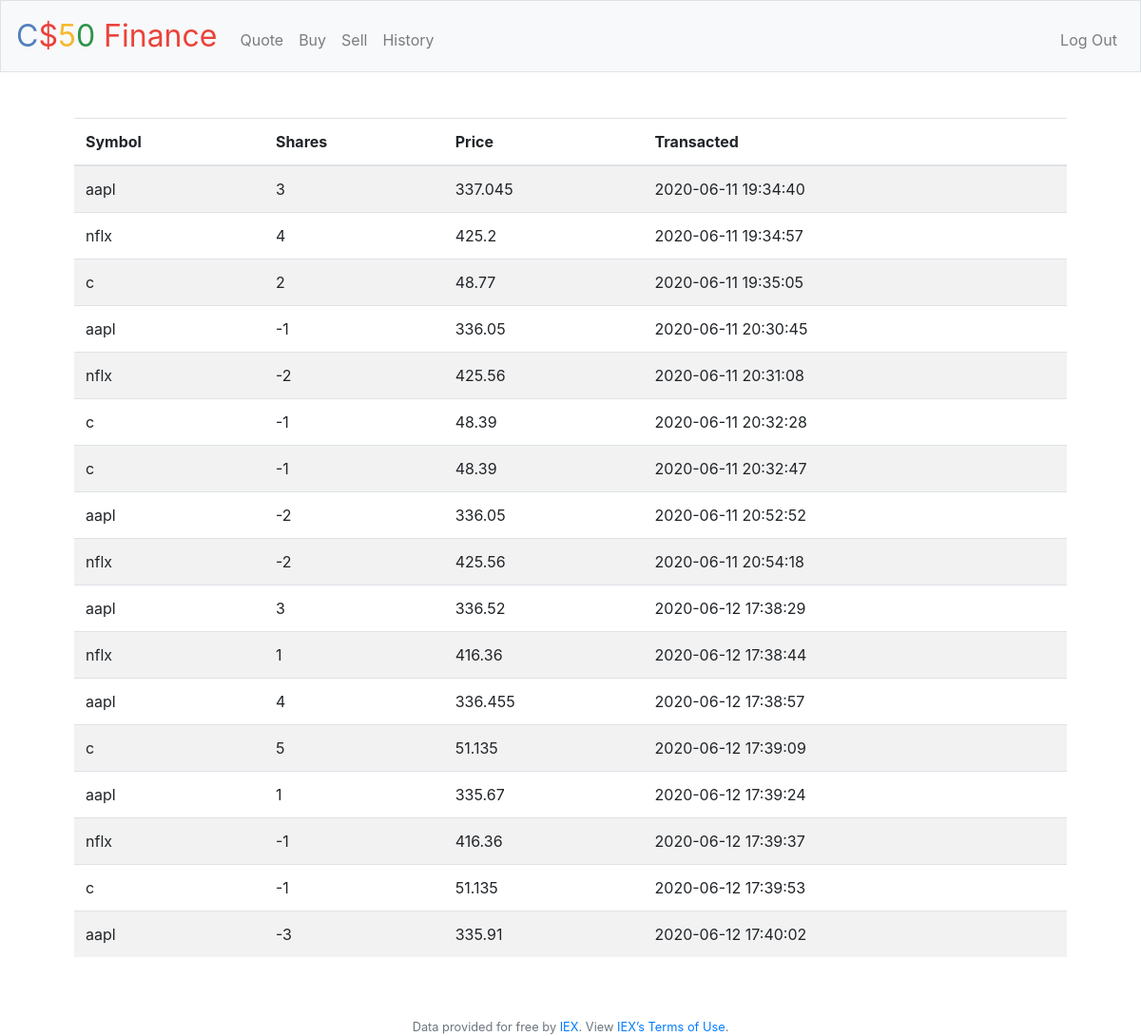
Screenshot of /history (signed in) with the database file from the repository.
### tables this page shows
CREATE TABLE transacs (symbol text NOT NULL, shares INT NOT NULL, price numeric NOT NULL, date text DEFAULT CURRENT_TIMESTAMP NOT NULL, users_id INT NOT NULL, FOREIGN KEY (users_id) REFERENCES users(id));

### application.py (the view)
@app.route("/history")
@login_required
def history():
    data = db.execute("SELECT symbol, shares, price, date FROM transacs WHERE users_id = :id;",
                 id = session["user_id"])
    return render_template("history.html", data = data)

### application.py (called while the page is built)
@app.after_request
def after_request(response):
    response.headers["Cache-Control"] = "no-cache, no-store, must-revalidate"
    response.headers["Expires"] = 0
    response.headers["Pragma"] = "no-cache"
    return response

### helpers.py (called while the page is built)
def login_required(f):
    @wraps(f)
    def decorated_function(*args, **kwargs):
        if session.get("user_id") is None:
            return redirect("/login")
        return f(*args, **kwargs)
    return decorated_function

### templates/history.html (shortened to what this page needs)
{% extends "layout.html" %}
{% block main %}
     <table class="table table-striped">
        <thead>
            <tr>
                <th>Symbol</th>
                <th>Shares</th>
                <th>Price</th>
                <th>Transacted</th>
            </tr>
        </thead>
        <tbody>
                    {% for dicts in data %}
                    <tr>
                        {% for values in dicts %}
                            <td>{{ dicts[values] }}</td>
                        {% endfor %}
                    </tr>
                    {% endfor %}
        </tbody>
    </table>
{% endblock %}

### templates/layout.html (shortened to what this page needs)
<!DOCTYPE html>
<html lang="en">
    <head>
        <link href="https://maxcdn.bootstrapcdn.com/bootstrap/4.1.3/css/bootstrap.min.css" rel="stylesheet">
        <link href="/static/styles.css" rel="stylesheet">
    </head>
    <body>
        <nav class="navbar navbar-expand-md navbar-light bg-light border">
            <a class="navbar-brand" href="/"><span class="blue">C</span><span class="red">$</span><span class="yellow">5</span><span class="green">0</span> <span class="red">Finance</span></a>
            <div class="collapse navbar-collapse" id="navbar">
                {% if session.user_id %}
                    <ul class="navbar-nav mr-auto mt-2">
                        <li class="nav-item"><a class="nav-link" href="/quote">Quote</a></li>
                        <li class="nav-item"><a class="nav-link" href="/buy">Buy</a></li>
                        <li class="nav-item"><a class="nav-link" href="/sell">Sell</a></li>
                        <li class="nav-item"><a class="nav-link" href="/history">History</a></li>
                    </ul>
                    <ul class="navbar-nav ml-auto mt-2">
                        <li class="nav-item"><a class="nav-link" href="/logout">Log Out</a></li>
                    </ul>
                {% else %}
                    <ul class="navbar-nav ml-auto mt-2">
                        <li class="nav-item"><a class="nav-link" href="/register">Register</a></li>
                        <li class="nav-item"><a class="nav-link" href="/login">Log In</a></li>
                    </ul>
                {% endif %}
            </div>
        </nav>
        <main class="container p-5">
            {% block main %}{% endblock %}
        </main>
        <footer class="small text-center text-muted">
            Data provided for free by <a href="https://iextrading.com/developer">IEX</a>. View <a href="https://iextrading.com/api-exhibit-a/">IEX’s Terms of Use</a>.
        </footer>
    </body>
</html>

### static/styles.css (style rules this page uses)
nav .navbar-brand { font-size: xx-large; }
nav .navbar-brand .blue { color: #537fbe; }
nav .navbar-brand .red { color: #ea433b; }
nav .navbar-brand .yellow { color: #f5b82e; }
nav .navbar-brand .green { color: #2e944b; }
main { overflow-x: auto; text-align: center; }
th, td { text-align: left; }

### rows the page displays
transacs: symbol "aapl" "3" "337.045" "2020-06-11 19:34:40"
transacs: symbol "nflx" "4" "425.2" "2020-06-11 19:34:57"
transacs: symbol "c" "2" "48.77" "2020-06-11 19:35:05"
transacs: symbol "aapl" "-1" "336.05" "2020-06-11 20:30:45"
transacs: symbol "nflx" "-2" "425.56" "2020-06-11 20:31:08"
transacs: symbol "c" "-1" "48.39" "2020-06-11 20:32:28"
transacs: symbol "c" "-1" "48.39" "2020-06-11 20:32:47"
transacs: symbol "aapl" "-2" "336.05" "2020-06-11 20:52:52"
transacs: symbol "nflx" "-2" "425.56" "2020-06-11 20:54:18"
transacs: symbol "aapl" "3" "336.52" "2020-06-12 17:38:29"
transacs: symbol "nflx" "1" "416.36" "2020-06-12 17:38:44"
transacs: symbol "aapl" "4" "336.455" "2020-06-12 17:38:57"
transacs: symbol "c" "5" "51.135" "2020-06-12 17:39:09"
transacs: symbol "aapl" "1" "335.67" "2020-06-12 17:39:24"
transacs: symbol "nflx" "-1" "416.36" "2020-06-12 17:39:37"
transacs: symbol "c" "-1" "51.135" "2020-06-12 17:39:53"
transacs: symbol "aapl" "-3" "335.91" "2020-06-12 17:40:02"
